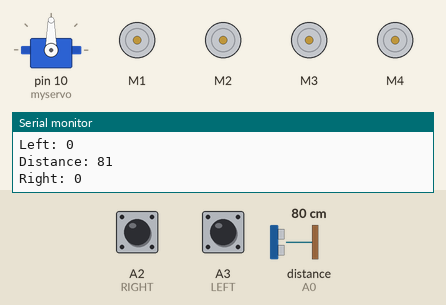
Simulated run of this sketch. Board: Arduino Uno, built with avr-gcc and run on an emulated ATmega328P. On the bench: servo, 4 × DC motor (green arrow = forward, orange = backward, longer = faster), the last lines printed to the serial monitor. The test bench sets the inputs (shaded band); at power-on: distance to the obstacle (sensor on A0) 80 cm, A2 (RIGHT) LOW, A3 (LEFT) LOW. The echo pulse lasts 58.3 µs per cm.

Above: at 1.2 s.
1.3 s: distance to the obstacle (sensor on A0) set to 18 cm
4.3 s: A2 (RIGHT) pulled HIGH for 1 s
At 5.7 s:
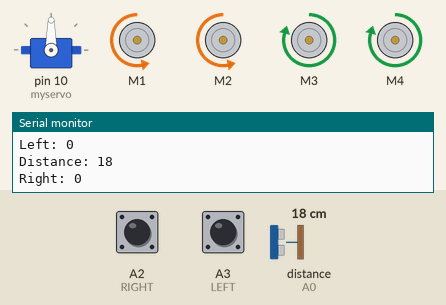
6.8 s: A3 (LEFT) pulled HIGH for 0.15 s
At 8.0 s:
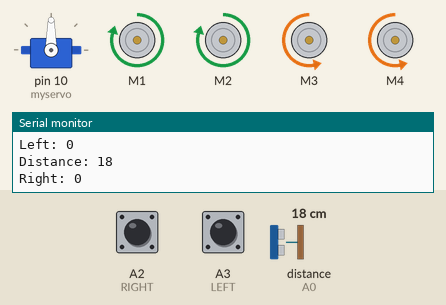
8.4 s: A2 (RIGHT) pulled HIGH for 0.15 s
At 8.7 s:
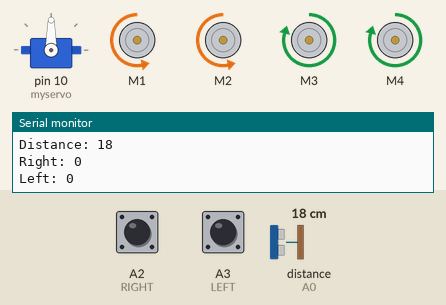
10.0 s: A3 (LEFT) pulled HIGH for 1 s
At 11.1 s:
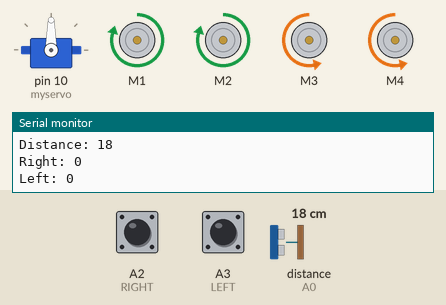
14.0 s: A2 (RIGHT) pulled HIGH for 3.2 s
At 15.0 s:
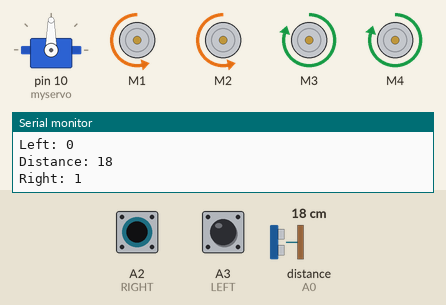
Timing chart, 0 to 17.0 s (numbered marks = the images above; inputs shaded):
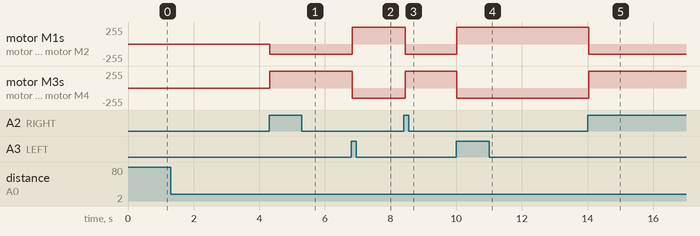

Measured:
- after the input at 4.3 s, motor M1, motor M2: stopped → backward 150/255 at once; motor M3, motor M4: stopped → forward 250/255 at once
- after the input at 6.8 s, motor M1, motor M2: backward 150/255 → forward 250/255 at once; motor M3, motor M4: forward 250/255 → backward 150/255 at once
- after the input at 8.4 s, motor M1, motor M2: forward 250/255 → backward 150/255 after 0.05 s; motor M3, motor M4: backward 150/255 → forward 250/255 after 0.05 s
- after the input at 10.0 s, motor M1, motor M2: backward 150/255 → forward 250/255 at once; motor M3, motor M4: forward 250/255 → backward 150/255 at once
- after the input at 14.0 s, motor M1, motor M2: forward 250/255 → backward 150/255 at once; motor M3, motor M4: backward 150/255 → forward 250/255 at once

The sketch:

Arduino_Follow_Me_Robot.ino
```cpp
#include <NewPing.h>
#include <Servo.h>
#include <AFMotor.h>

// Pin definitions
#define RIGHT A2              // Right IR sensor connected to analog pin A2 of Arduino Uno
#define LEFT A3               // Left IR sensor connected to analog pin A3 of Arduino Uno
#define TRIGGER_PIN A1        // Trigger pin connected to analog pin A1 of Arduino Uno
#define ECHO_PIN A0           // Echo pin connected to analog pin A0 of Arduino Uno
#define MAX_DISTANCE 100      // Maximum ping distance

// Variables
unsigned int distance = 0;    // Variable to store ultrasonic sensor distance
unsigned int Right_Value = 0; // Variable to store Right IR sensor value
unsigned int Left_Value = 0;  // Variable to store Left IR sensor value

// Create objects
NewPing sonar(TRIGGER_PIN, ECHO_PIN, MAX_DISTANCE); // NewPing setup
AF_DCMotor Motor1(1, MOTOR12_1KHZ);
AF_DCMotor Motor2(2, MOTOR12_1KHZ);
AF_DCMotor Motor3(3, MOTOR34_1KHZ);
AF_DCMotor Motor4(4, MOTOR34_1KHZ);
Servo myservo;

void setup() {
  Serial.begin(9600); // Initialize serial communication
  myservo.attach(10); // Attach servo to pin 10
  pinMode(RIGHT, INPUT); // Set RIGHT IR sensor as input
  pinMode(LEFT, INPUT);  // Set LEFT IR sensor as input
}

void loop() {
  delay(50);                             // Wait 50ms between pings
  distance = sonar.ping_cm();            // Measure distance using ultrasonic sensor
  Right_Value = digitalRead(RIGHT);      // Read the value from Right IR sensor
  Left_Value = digitalRead(LEFT);        // Read the value from Left IR sensor

  Serial.print("Distance: ");
  Serial.println(distance);              // Print the distance in serial monitor
  Serial.print("Right: ");
  Serial.println(Right_Value);           // Print the Right IR sensor value
  Serial.print("Left: ");
  Serial.println(Left_Value);            // Print the Left IR sensor value

  // If object is detected within 10-30 cm range
  if (distance >= 10 && distance <= 30) {
    if (Right_Value == 1 && Left_Value == 1) {
      // Move forward
      Motor1.setSpeed(160);
      Motor1.run(FORWARD);
      Motor2.setSpeed(160);
      Motor2.run(FORWARD);
      Motor3.setSpeed(160);
      Motor3.run(FORWARD);
      Motor4.setSpeed(160);
      Motor4.run(FORWARD);
    } else if (Right_Value == 0 && Left_Value == 1) {
      // Turn right
      Motor1.setSpeed(250);
      Motor1.run(FORWARD);
      Motor2.setSpeed(250);
      Motor2.run(FORWARD);
      Motor3.setSpeed(150);
      Motor3.run(BACKWARD);
      Motor4.setSpeed(150);
      Motor4.run(BACKWARD);
    } else if (Right_Value == 1 && Left_Value == 0) {
      // Turn left
      Motor1.setSpeed(150);
      Motor1.run(BACKWARD);
      Motor2.setSpeed(150);
      Motor2.run(BACKWARD);
      Motor3.setSpeed(250);
      Motor3.run(FORWARD);
      Motor4.setSpeed(250);
      Motor4.run(FORWARD);
    }
  } else {
    // Stop when no object is in range
    Motor1.setSpeed(0);
    Motor1.run(RELEASE);
    Motor2.setSpeed(0);
    Motor2.run(RELEASE);
    Motor3.setSpeed(0);
    Motor3.run(RELEASE);
    Motor4.setSpeed(0);
    Motor4.run(RELEASE);
  }
}
```
